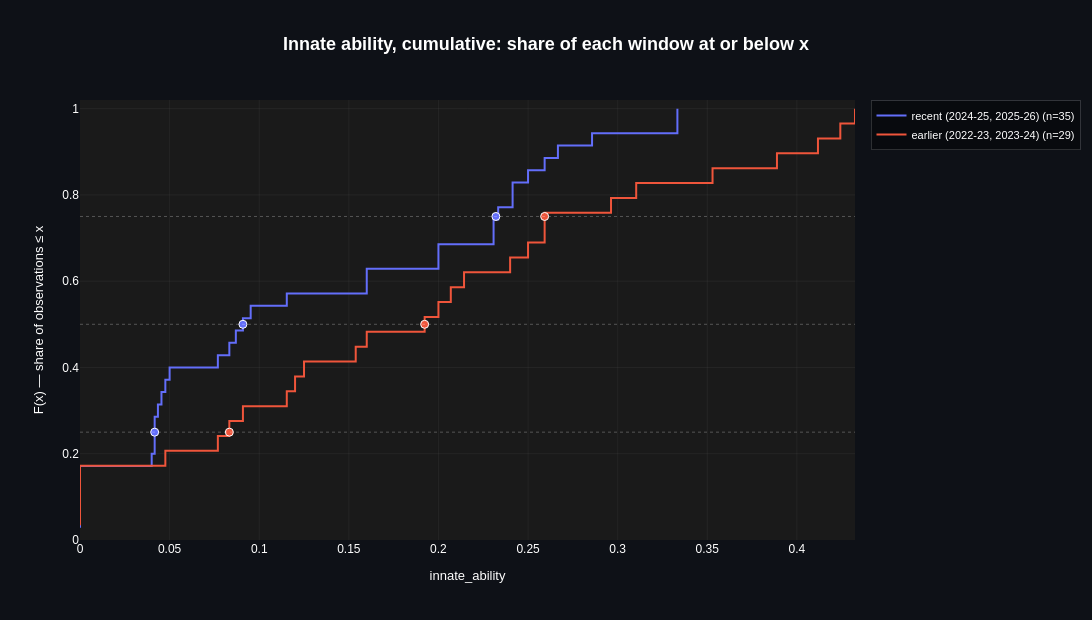

The code cell stored with this chart in its notebook:
### Markdown cell above
Every group carries the gold low-n outline. A champion roster is 14 to 18 people, so there is
no version of this question with 30 players in a group. The flag describes the question
rather than a fault in the data, and it is the reason the intervals below matter more than
the p-values.

Oklahoma City's box is the one that moves. Its upper hinge sits at 0.19, roughly where the
other three put their medians, and its whisker stops at 0.23. The most experienced player on
that title-winning squad was Alex Caruso, 7 seasons and 30 years old. Denver and Boston each
carried a fourteen-to-sixteen-season veteran into his thirties, which is where their long
right tails come from.

New York's box overlaps Denver's and Boston's across most of its width. Of the two squads in
the recent window, one looks like the earlier window and one does not.

### Code cell
fig_ecdf = cp.ecdf_plot(
    analysis,
    cols="innate_ability",
    group_col="window",
    mark_percentiles=[0.25, 0.5, 0.75],
    title="Innate ability, cumulative: share of each window at or below x",
)
fig_ecdf

### Figure 1 — Plotly figure (JSON) as saved in the notebook; plotly's stock layout.template omitted (floating-point values rounded to 4 significant figures)
{"data": [{"hovertemplate": "x = %{x:.3g}<br>F(x) = %{y:.3f}<extra></extra>", "line": {"color": "#636EFA", "shape": "hv", "width": 2}, "mode": "lines", "name": "recent (2024-25, 2025-26) (n=35)", "type": "scatter", "x": [0.0, 0.0, 0.0, 0.0, 0.0, 0.0, 0.04, 0.04167, 0.04167, 0.04167, 0.04348, 0.04545, 0.04762, 0.05, 0.07692, 0.08333, 0.08696, 0.09091, 0.09524, 0.1154, 0.16, 0.16, 0.2, 0.2, 0.2308, 0.2308, 0.2333, 0.2414, 0.2414, 0.25, 0.2593, 0.2667, 0.2857, 0.3333, 0.3333], "y": [0.02857, 0.05714, 0.08571, 0.1143, 0.1429, 0.1714, 0.2, 0.2286, 0.2571, 0.2857, 0.3143, 0.3429, 0.3714, 0.4, 0.4286, 0.4571, 0.4857, 0.5143, 0.5429, 0.5714, 0.6, 0.6286, 0.6571, 0.6857, 0.7143, 0.7429, 0.7714, 0.8, 0.8286, 0.8571, 0.8857, 0.9143, 0.9429, 0.9714, 1.0]}, {"customdata": [25, 50, 75], "hovertemplate": "P%{customdata} = %{x:.3g}<extra></extra>", "marker": {"color": "#636EFA", "line": {"color": "white", "width": 1}, "size": 8}, "mode": "markers", "showlegend": false, "type": "scatter", "x": [0.04167, 0.09091, 0.2321], "y": [0.25, 0.5, 0.75]}, {"hovertemplate": "x = %{x:.3g}<br>F(x) = %{y:.3f}<extra></extra>", "line": {"color": "#EF553B", "shape": "hv", "width": 2}, "mode": "lines", "name": "earlier (2022-23, 2023-24) (n=29)", "type": "scatter", "x": [0.0, 0.0, 0.0, 0.0, 0.0, 0.04762, 0.07692, 0.08333, 0.09091, 0.1154, 0.12, 0.125, 0.1538, 0.16, 0.1923, 0.2, 0.2069, 0.2143, 0.24, 0.25, 0.2593, 0.2593, 0.2963, 0.3103, 0.3529, 0.3889, 0.4118, 0.4242, 0.4324], "y": [0.03448, 0.06897, 0.1034, 0.1379, 0.1724, 0.2069, 0.2414, 0.2759, 0.3103, 0.3448, 0.3793, 0.4138, 0.4483, 0.4828, 0.5172, 0.5517, 0.5862, 0.6207, 0.6552, 0.6897, 0.7241, 0.7586, 0.7931, 0.8276, 0.8621, 0.8966, 0.931, 0.9655, 1.0]}, {"customdata": [25, 50, 75], "hovertemplate": "P%{customdata} = %{x:.3g}<extra></extra>", "marker": {"color": "#EF553B", "line": {"color": "white", "width": 1}, "size": 8}, "mode": "markers", "showlegend": false, "type": "scatter", "x": [0.08333, 0.1923, 0.2593], "y": [0.25, 0.5, 0.75]}], "layout": {"font": {"color": "white", "family": "Arial"}, "height": 620, "legend": {"bgcolor": "rgba(0,0,0,0.4)", "bordercolor": "rgba(255,255,255,0.15)", "borderwidth": 1, "font": {"color": "white", "size": 11}}, "margin": {"b": 80, "l": 80, "r": 60, "t": 100}, "paper_bgcolor": "#0e1117", "plot_bgcolor": "#1a1a1a", "shapes": [{"line": {"color": "rgba(255,255,255,0.25)", "dash": "dot", "width": 1}, "type": "line", "x0": 0, "x1": 1, "xref": "x domain", "y0": 0.25, "y1": 0.25, "yref": "y"}, {"line": {"color": "rgba(255,255,255,0.25)", "dash": "dot", "width": 1}, "type": "line", "x0": 0, "x1": 1, "xref": "x domain", "y0": 0.5, "y1": 0.5, "yref": "y"}, {"line": {"color": "rgba(255,255,255,0.25)", "dash": "dot", "width": 1}, "type": "line", "x0": 0, "x1": 1, "xref": "x domain", "y0": 0.75, "y1": 0.75, "yref": "y"}], "title": {"font": {"color": "white", "family": "Arial", "size": 18}, "text": "<b>Innate ability, cumulative: share of each window at or below x</b>", "x": 0.5, "xanchor": "center"}, "width": 1400, "xaxis": {"gridcolor": "rgba(128,128,128,0.2)", "gridwidth": 0.5, "showgrid": true, "title": {"font": {"size": 13}, "text": "innate_ability"}, "type": "linear", "zeroline": false}, "yaxis": {"gridcolor": "rgba(128,128,128,0.2)", "gridwidth": 0.5, "range": [0, 1.02], "showgrid": true, "title": {"font": {"size": 13}, "text": "F(x) — share of observations ≤ x"}, "zeroline": false}}}
